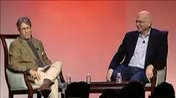
#> input picture analysis/original_footage.tif, 176 x 98 px; the run also reads 3 pictures not shown here
$ python Differences.py
#> lines starting #> are read from the running program, lines starting #| are printed output that depends on the picture
import cv2

original_img = cv2.imread('original_footage.tif')
#> original_img is the input picture: shape (98, 176, 3); mean B, G, R 84.9, 91.9, 148.9
hidenseek_img = cv2.imread('hidenseek_footage.tif')
rand_hidenseek_img = cv2.imread('rand-hidenseek_footage.tif')
mvsteg_img = cv2.imread('mvsteg_footage.tif')

cv2.imwrite("original_hidenseek_subtract.tif", cv2.subtract(original_img, hidenseek_img))
cv2.imwrite("original_rand-hidenseek_subtract.tif", cv2.subtract(original_img, rand_hidenseek_img))
cv2.imwrite("original_mvsteg_subtract.tif", cv2.subtract(original_img, mvsteg_img))
cv2.imwrite("hidenseek_rand-hidenseek_subtract.tif", cv2.subtract(hidenseek_img, rand_hidenseek_img))
cv2.imwrite("hidenseek_mvsteg_subtract.tif", cv2.subtract(hidenseek_img, mvsteg_img))
cv2.imwrite("rand-hidenseek_mvsteg_subtract.tif", cv2.subtract(rand_hidenseek_img, mvsteg_img))

cv2.imwrite("original_hidenseek_divide.tif", cv2.divide(original_img, hidenseek_img))
cv2.imwrite("original_rand-hidenseek_divide.tif", cv2.divide(original_img, rand_hidenseek_img))
cv2.imwrite("original_mvsteg_divide.tif", cv2.divide(original_img, mvsteg_img))
cv2.imwrite("hidenseek_rand-hidenseek_divide.tif", cv2.divide(hidenseek_img, rand_hidenseek_img))
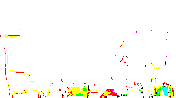
#> saved as hidenseek_rand-hidenseek_divide.tif: shape (98, 176, 3); mean B, G, R 0.958, 0.983, 0.99; drawn with 1 as white
cv2.imwrite("hidenseek_mvsteg_divide.tif", cv2.divide(hidenseek_img, mvsteg_img))
cv2.imwrite("rand-hidenseek_mvsteg_divide.tif", cv2.divide(rand_hidenseek_img, mvsteg_img))
